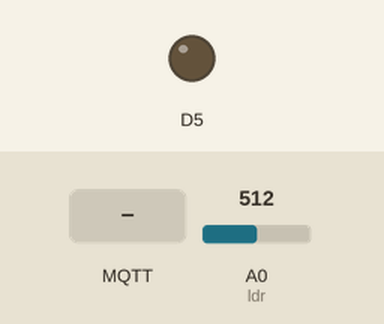
Simulated run of this program. Board: ESP8266 (NodeMCU). Parts: output pins drawn as LEDs (lit = HIGH). The inputs (shaded band) are chosen by the test bench; at power-on: A0 (ldr) = 512. WiFi joins after 1.5 s; servers stay silent unless stated; no MQTT or app messages arrive unless stated; what the program prints to the serial monitor is not drawn.

Above: at 2.7 s.
2.8 s: MQTT message "1" arrives on the first subscribed topic
At 3.2 s:
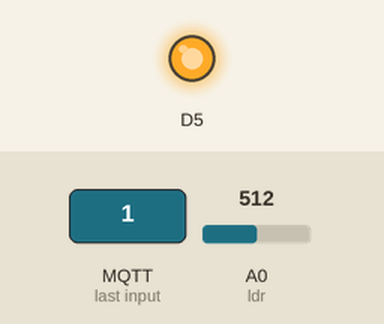
4.3 s: MQTT message "0" arrives on the first subscribed topic
At 5.5 s:
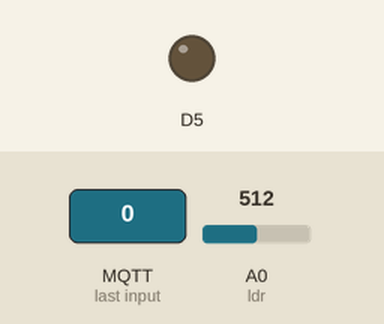
Timing chart, 0 to 7.3 s (numbered marks = the images above; inputs shaded):
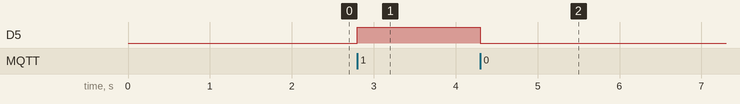

The program:

main.cpp
```cpp
#include <Arduino.h>
#include <ESP8266WiFi.h>
#include <PubSubClient.h>

const int ldr =A0;

const char *ssid = "Black java cafe";            // sesuaikan dengan username wifi
const char *password = "pesanapa";        // sesuaikan dengan password wifi
const char *mqtt_server = "broker.hivemq.com"; // isikan server broker

WiFiClient espClient;
PubSubClient client(espClient);

long now = millis();
long lastMeasure = 0;
long lastMsg = 0;
int value =0;
String macAddr = "";


void setup_wifi()
{
  delay(10);
  Serial.println();
  Serial.print("Connecting to ");
  Serial.println(ssid);
  WiFi.begin(ssid, password);
  while (WiFi.status() != WL_CONNECTED)
  {
    delay(500);
    Serial.print(".");
  }
  Serial.println("");
  Serial.print("WiFi connected - ESP IP address: ");
  Serial.println(WiFi.localIP());
  macAddr = WiFi.macAddress();
  Serial.println(macAddr);
}

void callback (char* topic, byte* payload, unsigned int length) {
  String string;
  Serial.print("massage arrived [");
  Serial.print(topic);
  Serial.print("]");
  for (unsigned int i = 0 ; i < length ; i ++) {
    Serial.print ((char)payload[i]);
    string += ((char)payload[i]);
  }
  Serial.println(string);
  if ((char)payload[0]=='0') {
    Serial.println("lampu mati");
    digitalWrite(D5, LOW);
  }
  else if ((char)payload[0]=='1') {
    Serial.println("lampu nyala");
    digitalWrite(D5, HIGH);
  }

  Serial.println();
}

void setup()
{
  pinMode(D5, OUTPUT);
  digitalWrite(D5, LOW);
  Serial.begin(115200);
  setup_wifi();
  client.setServer(mqtt_server, 1883);
  client.setCallback(callback);

}

void reconnect()
{
  while (!client.connected())
  {
    Serial.print("Attempting MQTT connection...");
    if (client.connect(macAddr.c_str()))
    {
      Serial.println("connected");
      client.subscribe ("lampu");
    }
    else
    {
      Serial.print("failed, rc=");
      Serial.print(client.state());
      Serial.println(" try again in 5 seconds");
      delay(5000);
    }
  }
}


void loop()
{


  if (!client.connected())
  {
    reconnect();
  }
  if (!client.loop())
  {
    client.connect(macAddr.c_str());
  }
  now = millis();
  if (now - lastMeasure > 5000)
  {
    lastMeasure = now;
    int nilai = analogRead(ldr);
    static char intensitasCahaya [7];
    dtostrf (nilai, 6 , 2 , intensitasCahaya);
    client.publish("cahaya", intensitasCahaya);

    Serial.print("cahaya =");
    Serial.print(nilai);
    Serial.println("v");
  }
}
```

Measured:
- after the input at 2.8 s, D5: LOW → HIGH at once
- after the input at 4.3 s, D5: HIGH → LOW at once
